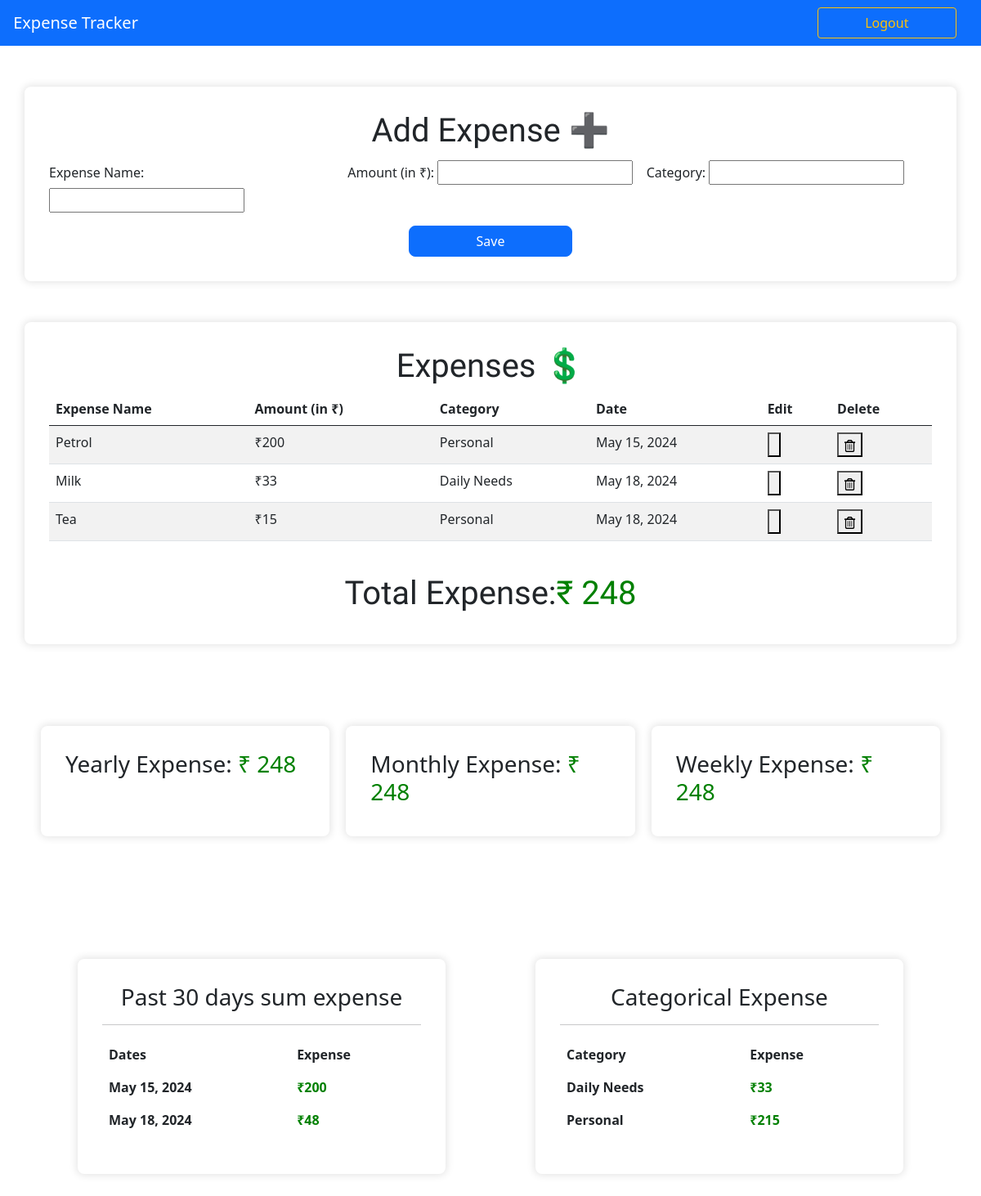
Screenshot of / (signed in) with the database file from the repository.
### myApp/models.py (models this page shows, shortened)
class Expense(models.Model):
    user = models.ForeignKey(User, on_delete=models.CASCADE, default=None)
    name = models.CharField(max_length=100) # Field to add name of product
    amount = models.IntegerField() # Field to add the price of the product
    category = models.CharField(max_length=100) # Field to add category
    date = models.DateField(auto_now=True) # Field to save dates

### myApp/views.py (the view)
# urls.py: path('', views.index, name='index'),
def index(request):
    if request.method == 'POST':
        expense = ExpenseForm(request.POST)
        if expense.is_valid():
            expense = expense.save(commit = False)
            expense.user = request.user
            expense.save()
    expense_form = ExpenseForm()
    expenses = Expense.objects.filter(user = request.user.id)
    total_expense = expenses.aggregate(Sum('amount'))
    last_year = dt.date.today() - dt.timedelta(days=365)
    data_year = Expense.objects.filter(date__gt = last_year, user = request.user.id)
    last_year_expense = data_year.aggregate(Sum('amount'))
    last_month = dt.date.today() - dt.timedelta(days=30)
    data_month = Expense.objects.filter(date__gt = last_month, user = request.user.id)
    last_month_expense = data_month.aggregate(Sum('amount'))
    last_week = dt.date.today() - dt.timedelta(days=7)
    data_week = Expense.objects.filter(date__gt = last_week, user = request.user.id)
    last_week_expense = data_week.aggregate(Sum('amount'))
    daily_expense = Expense.objects.filter(user = request.user.id).values('date').order_by('date').annotate(sum = Sum('amount'))
    category_expense = Expense.objects.filter(user = request.user.id).values('category').annotate(sum = Sum('amount'))
    print(category_expense)
    context = {'expense_form': expense_form,
               'expenses': expenses,
               'total_expense': total_expense,
               'last_year_expense': last_year_expense,
               'last_month_expense': last_month_expense,
               'last_week_expense': last_week_expense,
               'daily_expense': daily_expense,
               'category_expense': category_expense,
            }
    return render(request, 'index.html', context=context)

### myApp/forms.py
class ExpenseForm(ModelForm):
    class Meta:
        model = Expense
        fields = ('name', 'amount', 'category')

### templates/index.html (shortened to what this page needs)
{% extends 'base.html' %} {% load static %} {% load humanize %} {% block body %}
{% if request.user.is_authenticated %}
<div class="container">
  <h1 class="expense-heading">Add Expense ➕</h1>
  <form method="POST">
    <div class="row g-3">
      <div class="col-sm-4">
        <label for="inputEmail3" class="col-form-label">Expense Name: </label>
        {{ expense_form.name }}
      </div>
      <div class="col-sm-4">
        <label for="inputEmail3" class="col-form-label">Amount (in ₹): </label>
        {{ expense_form.amount }}
      </div>
      <div class="col-sm-4">
        <label for="inputEmail3" class="col-form-label">Category: </label>
        {{ expense_form.category }}
      </div>
      <div class="save-btn-container">
        <button type="submit" class="btn btn-primary save-btn">Save</button>
      </div>
    </div>
  </form>
</div>
<div class="container">
  <h1 class="expense-heading">Expenses 💲</h1>
  <table class="table table-striped">
    <thead>
      <tr>
        <th scope="col">Expense Name</th>
        <th scope="col">Amount (in ₹)</th>
        <th scope="col">Category</th>
        <th scope="col">Date</th>
        <th scope="col">Edit</th>
        <th scope="col">Delete</th>
      </tr>
    </thead>
    <tbody>
      {% for expense in expenses %} {% if expense.user == request.user %}
      <tr>
        <td>{{ expense.name }}</td>
        <td>₹{{ expense.amount|intcomma }}</td>
        <td>{{ expense.category }}</td>
        <td>{{ expense.date }}</td>
        <td>
          <form
            action="{% url 'myapp:edit_expense' expense.id %}"
            method="POST"
          >
            <button type="submit">
            </button>
          </form>
        </td>
        <td>
          <form
            action="{% url 'myapp:delete_expense' expense.id %}"
            method="POST"
          >
            <button type="submit" name="delete">
              <img
                src="{% static 'images/delete.png' %}"
                alt=""
                style="height: 15px"
              />
            </button>
          </form>
        </td>
      </tr>
      {% endif %} {% endfor %}
    </tbody>
  </table>
  <br />
  <h1 class="expense-heading">
    Total Expense:<span style="color: green"
      >₹ {{ total_expense.amount__sum|intcomma }}</span
    >
  </h1>
</div>
<div
  style="
    display: flex;
    justify-content: space-between;
    padding: 50px;
    gap: 20px;
  "
>
  <div class="container">
    <h3>
      Yearly Expense:
      <span style="color: green"
        >₹ {{ last_year_expense.amount__sum|intcomma }}</span
      >
    </h3>
  </div>
  <div class="container">
    <h3>
      Monthly Expense:
      <span style="color: green"
        >₹ {{ last_month_expense.amount__sum|intcomma }}</span
      >
    </h3>
  </div>
  <div class="container">
    <h3>
      Weekly Expense:
      <span style="color: green"
        >₹ {{ last_week_expense.amount__sum|intcomma }}</span
      >
    </h3>
  </div>
</div>
<div
  style="
    display: flex;
    justify-content: space-between;
    padding: 50px;
    gap: 20px;
  "
>
  <div class="container" style="width: 450px">
    <h3 style="text-align: center">Past 30 days sum expense</h3>
    <hr />
    <table class="table table-borderless">
      <thead>
        <tr>
          <th scope="col">Dates</th>
          <th scope="col">Expense</th>
        </tr>
      </thead>
      <tbody>
        {% for daily in daily_expense %}
        <tr>
          <th scope="row">{{ daily.date }}</th>
          <td style="color: green; font-weight: bolder">₹{{ daily.sum }}</td>
        </tr>
        {% endfor %}
      </tbody>
    </table>
  </div>
  <div class="container" style="width: 450px" id="cat-sum-table">
    <h3 style="text-align: center">Categorical Expense</h3>
    <hr />
    <table class="table table-borderless">
      <thead>
        <tr>
          <th scope="col">Category</th>
          <th scope="col">Expense</th>
        </tr>
      </thead>
      <tbody>
        {% for category in category_expense %}
        <tr>
          <th scope="row">{{ category.category }}</th>
          <td style="color: green; font-weight: bolder">₹{{ category.sum }}</td>
        </tr>
        {% endfor %}
      </tbody>
    </table>
  </div>
</div>
{% else %}
<h1 class="expense-heading" style="text-align: center; margin-top: 10px">
  Please Login or Register
</h1>
{% endif %}
{% endblock %}

### templates/base.html (shortened to what this page needs)
{% load static %}
<!DOCTYPE html>
<html lang="en">
  <head>
    <link
      href="https://cdn.jsdelivr.net/npm/bootstrap@5.0.2/dist/css/bootstrap.min.css"
      rel="stylesheet"
    />
    <link rel="stylesheet" href="{% static 'css/styles.css' %}" />
  </head>
  <body>
    <nav class="navbar navbar-expand-lg navbar-dark bg-primary">
      <div class="container-fluid">
        <a class="navbar-brand" href="#">Expense Tracker</a>
      </div>
      {% if user.is_authenticated %}
      <a class="btn btn-outline-warning my-2 my-sm-0" href="{% url 'accounts:logout' %}" style="margin-right: 30px; width:200px">
        Logout
      </a>
      {% else %}
        <a class="btn btn-outline-warning  my-2 my-sm-0" href="{% url 'accounts:login' %}" style="margin-right: 30px; width:200px">
          Login / Sign In
        </a>
      {% endif %}
    </nav>
    {% block body %} {% endblock %}
  </body>
</html>

### static/css/styles.css (style rules this page uses)
.container { margin-top: 50px; padding: 30px; background-color: #ffffff; border-radius: 8px; box-shadow: 0px 0px 10px 2px rgba(0, 0, 0, 0.1); }
.save-btn-container { display: flex; justify-content: center; align-items: center; }
.save-btn { width: 200px; border-radius: 8px; }
.expense-heading { text-align: center; font-family: "Radio Canada Big", sans-serif; font-optical-sizing: auto; font-style: normal; }

### rows the page displays
Expense: name "Petrol", amount "200", category "Personal", date "May 15, 2024", sum "200"
Expense: name "Milk", amount "33", category "Daily Needs", date "May 18, 2024", sum "33"
Expense: name "Tea", amount "15", category "Personal", date "May 18, 2024"

### other values shown
{{ total_expense.amount__sum|intcomma }} "248"
{{ last_year_expense.amount__sum|intcomma }} "248"
{{ last_month_expense.amount__sum|intcomma }} "248"
{{ last_week_expense.amount__sum|intcomma }} "248"
{{ daily.date }} "May 18, 2024"
{{ daily.sum }} "48"
{{ category.category }} "Personal"
{{ category.sum }} "215"
